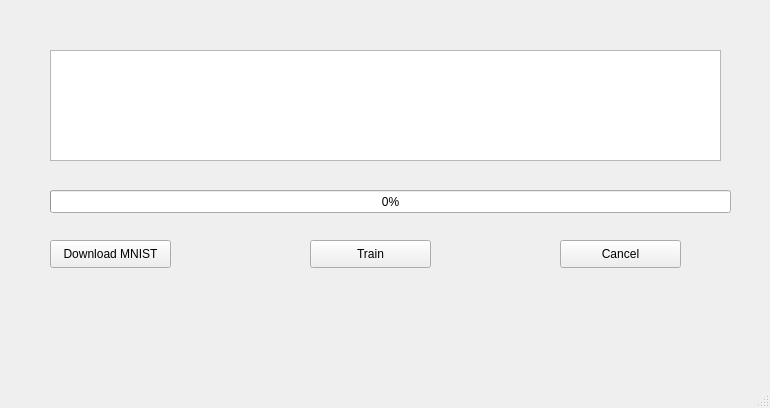
<?xml version="1.0" encoding="UTF-8"?>
<ui version="4.0">
 <class>MainWindow</class>
 <widget class="QMainWindow" name="MainWindow">
  <property name="geometry">
   <rect>
    <x>0</x>
    <y>0</y>
    <width>770</width>
    <height>408</height>
   </rect>
  </property>
  <property name="windowTitle">
   <string>MainWindow</string>
  </property>
  <widget class="QWidget" name="centralwidget">
   <widget class="QTextEdit" name="txtOutput">
    <property name="geometry">
     <rect>
      <x>50</x>
      <y>50</y>
      <width>671</width>
      <height>111</height>
     </rect>
    </property>
    <property name="readOnly">
     <bool>true</bool>
    </property>
   </widget>
   <widget class="QProgressBar" name="progressBar">
    <property name="geometry">
     <rect>
      <x>50</x>
      <y>190</y>
      <width>681</width>
      <height>23</height>
     </rect>
    </property>
    <property name="value">
     <number>0</number>
    </property>
   </widget>
   <widget class="QPushButton" name="btnDownload">
    <property name="geometry">
     <rect>
      <x>50</x>
      <y>240</y>
      <width>121</width>
      <height>28</height>
     </rect>
    </property>
    <property name="text">
     <string>Download MNIST</string>
    </property>
   </widget>
   <widget class="QPushButton" name="btnTrain">
    <property name="geometry">
     <rect>
      <x>310</x>
      <y>240</y>
      <width>121</width>
      <height>28</height>
     </rect>
    </property>
    <property name="text">
     <string>Train</string>
    </property>
   </widget>
   <widget class="QPushButton" name="btnCancel">
    <property name="geometry">
     <rect>
      <x>560</x>
      <y>240</y>
      <width>121</width>
      <height>28</height>
     </rect>
    </property>
    <property name="text">
     <string>Cancel</string>
    </property>
   </widget>
  </widget>
  <widget class="QMenuBar" name="menubar">
   <property name="geometry">
    <rect>
     <x>0</x>
     <y>0</y>
     <width>770</width>
     <height>26</height>
    </rect>
   </property>
  </widget>
  <widget class="QStatusBar" name="statusbar"/>
 </widget>
 <resources/>
 <connections/>
</ui>
